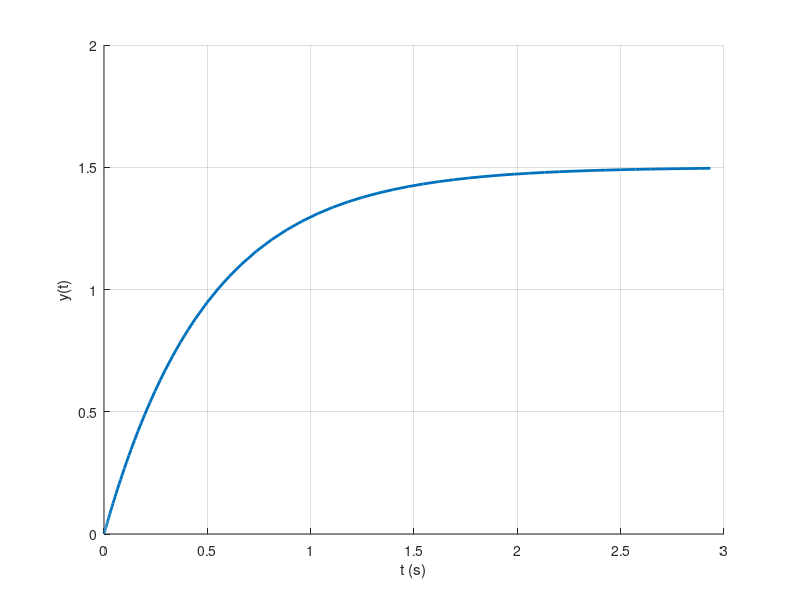

MATLAB code to generate this figure: (Note: this script raises an error after producing the figure.)
%% Piero Risi Mortola
% Assignment 2 - MECE 6397
%

%% Problem 1: ydot + 2y = u(t), step input magnitude 3, zero ICs
clear; clc; close all

% Parameters
a = 2;          % coefficient on y(t)
U = 3;          % step magnitude
y0 = 0;         % y(0)

% Steady-state value from ODE: 0 + a*y_ss = U  => y_ss = U/a
y_ss = U/a;

% 2% settling time (first-order, monotone): |y_ss - y(t)| <= 0.02*y_ss
% For y(t) = y_ss(1 - exp(-a t)), error = y_ss*exp(-a t)
% exp(-a t_s) = 0.02  => t_s = -(1/a)*ln(0.02)
t2 = -(1/a)*log(0.02);

% Simulation horizon
t_final = 1.5 * t2;


% Step input u(t)
u = @(t) U*(t >= 0);



% Numerical simulation (ODE45)
f = @(t,y) -a*y + u(t);
[t_num, y_num] = ode45(f, [0 t_final], y0);

% Plot
figure; grid on; hold on
plot(t_num, y_num, 'LineWidth', 2)
xlabel('t (s)'); ylabel('y(t)')
xline(1.96,'k--')
yline(0.98*3/2,'k--')
legend('ode45', 'predicted settling time','2% off y_s_s', 'Location', 'southeast')
title('Step Response of ydot + 2y = 3u(t),  y(0)=0')

% Quick check at t2 (should be within 2% of y_ss)
y_at_t2 = y_ss*(1 - exp(-a*t2));
fprintf('y_ss = %.6f\n', y_ss);
fprintf('t_2%% = %.6f s\n', t2);
fprintf('y(t_2%%) = %.6f (error = %.2f%% of y_ss)\n', y_at_t2, 100*abs(y_ss - y_at_t2)/y_ss);
fprintf('t_final = %.6f s\n', t_final);


%% 3-DOF mass-spring-damper simulation with unit-step force on M2
clear; clc; close all

% Parameters
M1 = 3; M2 = 3; M3 = 3;                 % kg
K1 = 5; K2 = 10;                         % N/m
D1 = 4; D2 = 4; D3 = 1; D4 = 1;          % Ns/m

% Matrices (x = [x1;x2;x3])
M = diag([M1 M2 M3]);

D = [ D1+D3,    0,   -D3;
        0,   D2+D4,  -D4;
      -D3,    -D4,  D3+D4 ];

K = [ K1+K2,  -K2,   0;
      -K2,     K2,   0;
        0,      0,   0 ];

% Force input: f(t) = 1*u(t) applied to DOF 2
F = @(t) [0; 1*(t>=0); 0];

% State-space: z = [x; xdot],  zdot = A z + B f
Z0 = zeros(6,1);                         % zero ICs
Minv = inv(M);

A = [ zeros(3), eye(3);
     -Minv*K,  -Minv*D ];

B = [ zeros(3,1);
      Minv*[0;1;0] ];

% Simulate
tspan = [0 20];
odefun = @(t,z) A*z + B*(t>=0);          % unit step

opts = odeset('RelTol',1e-8,'AbsTol',1e-10);
[t,z] = ode45(odefun, tspan, Z0, opts);

x  = z(:,1:3);
xd = z(:,4:6);

% Plot displacements
figure; grid on; hold on
plot(t,x(:,1),'LineWidth',2)
plot(t,x(:,2),'LineWidth',2)
plot(t,x(:,3),'LineWidth',2)
xlabel('t (s)'); ylabel('Displacement (m)')
legend('x_1','x_2','x_3','Location','best')
title('3-DOF Response to Unit-Step Force on DOF 2')

% % (Optional) Plot velocities
% figure; grid on; hold on
% plot(t,xd(:,1),'LineWidth',2)
% plot(t,xd(:,2),'LineWidth',2)
% plot(t,xd(:,3),'LineWidth',2)
% xlabel('t (s)'); ylabel('Velocity (m/s)')
% legend('\dot{x}_1','\dot{x}_2','\dot{x}_3','Location','best')
% title('Velocities')
